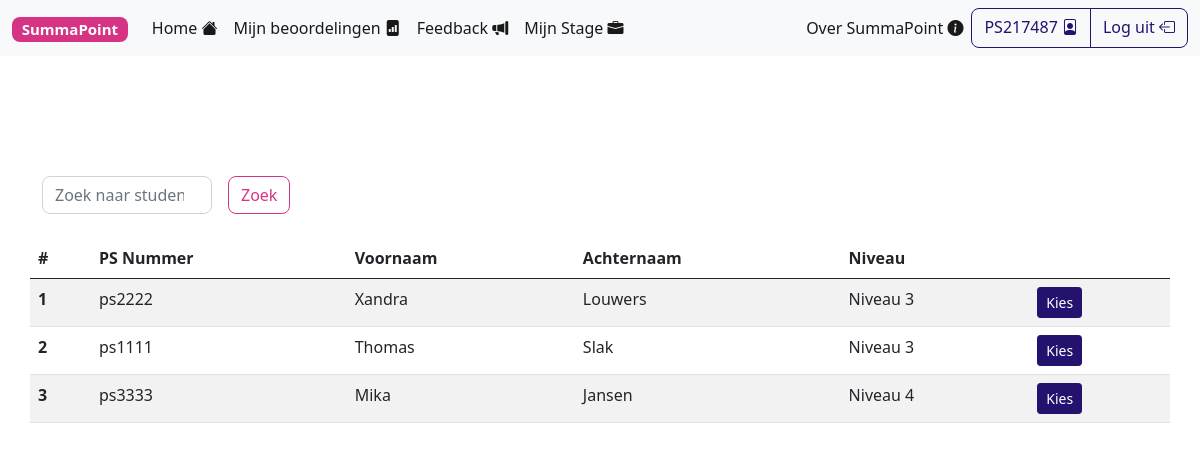
Page /users.php (signed in) on the committed database.
### tables this page shows
CREATE TABLE IF NOT EXISTS `user` (
  `id` int(11) NOT NULL AUTO_INCREMENT,
  `ps_number` varchar(45) NOT NULL,
  `name` varchar(45) NOT NULL,
  `surname` varchar(45) NOT NULL,
  `password` varchar(255) NOT NULL,
  PRIMARY KEY (`id`)
);

CREATE TABLE IF NOT EXISTS `level` (
  `id` int(11) NOT NULL AUTO_INCREMENT,
  `name` varchar(45) NOT NULL,
  PRIMARY KEY (`id`)
);

### classes/connection/app.php (called while the page is built, shortened)
<?php
include "dbInterface.php";
class App
{
    public $db_interface;
    function __construct()
    {
        $this->db_config = new DbConfig();
        $this->db_interface = new DbInterface($this->db_config);
    }
    function get_all_students()
    {
        return $this->db_interface->get_all_students();
    }
}

### classes/connection/dbInterface.php (called while the page is built, shortened)
<?php
require_once "./classes/user.php";
class DbInterface
{
    public $connection;
    function __construct($db_config)
    {
        $this->connection = new mysqli($db_config->servername, $db_config->username, $db_config->password, $db_config->dbname);
    }
    function get_all_students()
    {
        $stmt = $this->connection->prepare("SELECT user.id, user.ps_number, user.name, user.surname, level.name AS level_name, level.id AS level_id, role.name AS role_name FROM user INNER JOIN user_role ON user.id = user_role.user_id INNER JOIN role ON user_role.role_id = role.id INNER JOIN user_level ON user.id = user_level.user_id INNER JOIN level ON user_level.level_id = level.id WHERE role.id = 2 ORDER BY level.name");
        $stmt->execute();
        $result = $stmt->get_result();
        $output = array();
        while ($row = $result->fetch_assoc()) {
            $user = new User($row);
            array_push($output, $user);
        }
        return $output;
    }
}

### classes/user.php (called while the page is built, shortened)
<?php
class User {
    function __construct($sql_record)
    {
        $this->id = $sql_record["id"];
        $this->ps_number = $sql_record["ps_number"];
        $this->name = $sql_record["name"];
        $this->surname = $sql_record["surname"];
        $this->level = $sql_record["level_name"];
    }
}

### users.php (the view, shortened to what this page needs)
<!DOCTYPE html>
<html lang="en">
<head>
    <?php include_once("components/head.php") ?>
</head>
<body>
    <?php
    include_once("classes/connection/app.php");
    ?>
    <?php include_once("components/navbar.php"); ?>
    <br>
    <br>
    <br>
    <br>
    <br>
    <div class="container">
        <div class="row row-cols-1 row-cols-md-3 g-4">
            <form class="form-inline" method="POST">
                <div class="row g-3">
                    <div class="col">
                        <input class="form-control mr-sm-2" type="search" placeholder="Zoek naar student(en)" name="searchTextBox">
                    </div>
                    <div class="col">
                        <button class="btn btn-outline-secondary my-2 my-sm-0" name="search" type="submit">Zoek</button>
                    </div>
                </div>
            </form>
            <table class="table table-hover table-striped">
                <thead>
                    <tr>
                        <th scope="col">#</th>
                        <th scope="col">PS Nummer</th>
                        <th scope="col">Voornaam</th>
                        <th scope="col">Achternaam</th>
                        <th scope="col">Niveau</th>
                        <th scope="col"></th>
                    </tr>
                </thead>
                <tbody>
                    <?php
                    if (isset($_POST["searchTextBox"])) {
                        $users = $app->get_all_students_search($_POST["searchTextBox"]);
                    } else {
                        $users = $app->get_all_students();
                    }
                    $i = 0;
                    if (count($users) > 0) {
                        foreach ($users as $user) {
                            $i++;
                            echo '
                            <tr>
                                <th scope="row">' . $i . '</th>
                                <td>' . $user->ps_number . '</td>
                                <td>' . $user->name . '</td>
                                <td>' . $user->surname . '</td>
                                <td>' . $user->level . '</td>
                                <td><a class="btn btn-primary btn-sm" href="forms.php?userid=' . $user->id . '" role="button">Kies</a></td>
                            </tr></td>';
                        }
                    } else {
                        echo '<span class="badge bg-danger">Geen zoekresultaten gevonden...</span>';
                    }
                    ?>
                </tbody>
            </table>
        </div>
    </div>
    <br>
    <br>
</body>
</html>

### components/head.php (shortened to what this page needs)
<link rel="stylesheet" href="https://cdn.jsdelivr.net/npm/bootstrap-icons@1.4.0/font/bootstrap-icons.css">
<link rel="stylesheet" href="./css/main.css">
<link rel="stylesheet" href="./css/modify.css">

### components/navbar.php (shortened to what this page needs)
<?php
include_once("classes/connection/app.php");
$app = new App();
?>
<nav class="navbar sticky-top navbar-expand-lg navbar-light bg-light">
  <div class="container-fluid">
  <a class="navbar-brand" href="./index.php"><span class="badge bg-secondary">SummaPoint</span></a>
    <div class="collapse navbar-collapse" id="navbarSupportedContent">
      <ul class="navbar-nav me-auto mb-2 mb-lg-0">
        <li class="nav-item">
          <a class="nav-link active" href="./index.php">Home <i class="bi bi-house-fill"></i></a>
        </li>
        <?php
        if (isset($_SESSION['loggedin'])) {
          echo '
          <li class="nav-item">
          <a class="nav-link active" href="./users.php">Mijn beoordelingen <i class="bi bi-file-bar-graph-fill"></i></a>
          </li>
          <li class="nav-item">
          <a class="nav-link active" href="">Feedback <i class="bi bi-megaphone-fill"></i></a>
          </li>
          <li class="nav-item">
          <a class="nav-link active" href="">Mijn Stage <i class="bi bi-briefcase-fill"></i></a>
          </li>';
        }
        ?>
      </ul>
      <div class="d-flex">
        <ul class="navbar-nav me-auto mb-2 mb-lg-0">
          <li class="nav-item">
            <a class="nav-link active" href="./about.php">Over SummaPoint <i class="bi bi-info-circle-fill"></i></a>
          </li>
        </ul>
        <?php
        if (!isset($_SESSION['loggedin'])) {
          echo '
          <a class="btn btn-outline-primary" href="./login.php">Log in <i class="bi bi-box-arrow-in-right"></i></a>';
        } else {
          echo '
            <div class="btn-group" role="group">
              <a class="btn btn-outline-primary" href="./profile.php">' . $_SESSION["ps_number"] . ' <i class="bi bi-file-person"></i></a>
              <a class="btn btn-outline-primary" href="./logout.php">Log uit <i class="bi bi-box-arrow-left"></i></a>
            </div>';
        }
        ?>
      </div>
    </div>
  </div>
</nav>

### rows in the picture
user: ps_number "ps2222", name "Xandra", surname "Louwers", level.name "Niveau 3"
user: ps_number "ps1111", name "Thomas", surname "Slak", level.name "Niveau 3"
user: ps_number "ps3333", name "Mika", surname "Jansen", level.name "Niveau 4"

### other values in the picture
$_SESSION["ps_number"] "PS217487"
